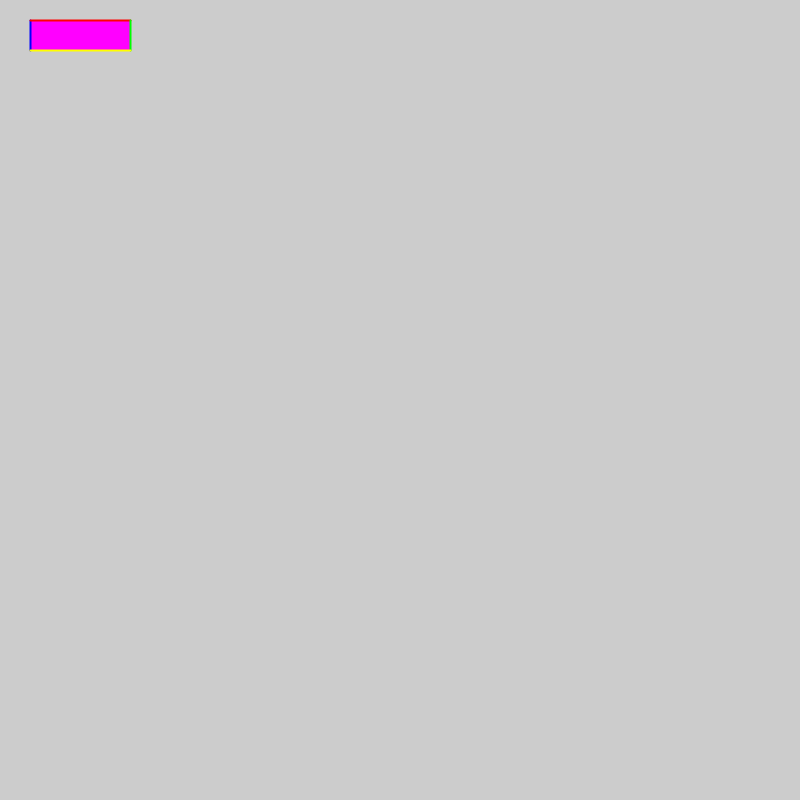
Frame 1 (no input)
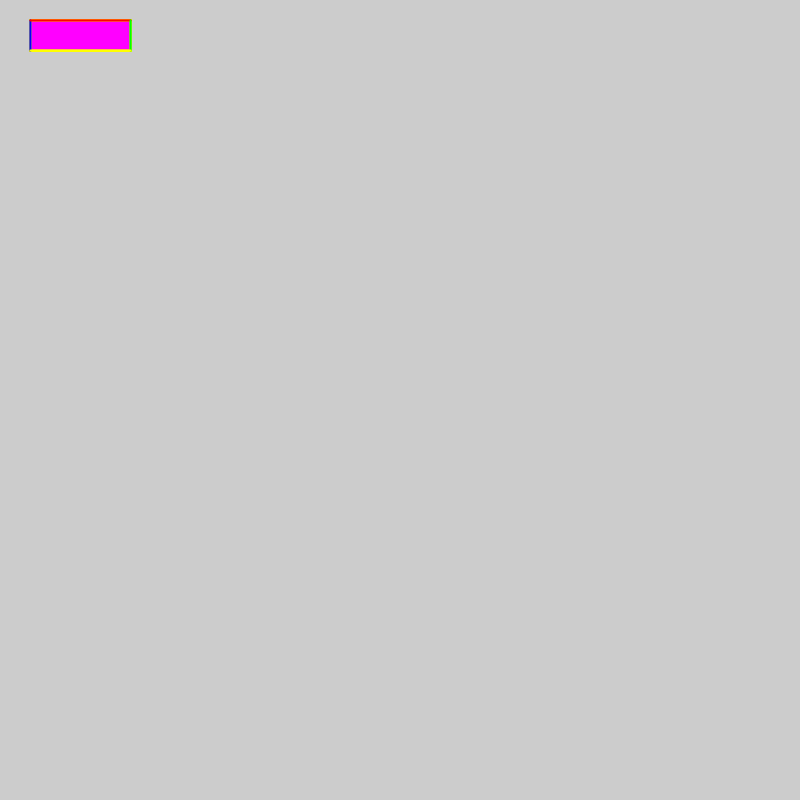
Frame 60 (the mouse pressed at the canvas centre just before this capture)
Frame 120 (the mouse held since frame 60 and released just before this capture): identical to frame 60, image omitted

The Processing sketch that drew these frames (run headless with seeded random() and noise(); from frame 60 on, the mouse is pressed at the canvas centre):

// Processing sketch: main
// ── main.pde

ComponentRect component;

void setup()
{
  size(800, 800);
  component = new ComponentRect(new PVector(30, 20), new PVector(100, 30));
}

void draw()
{
  component.render();
}

// ── ComponentRect.pde
public class ComponentRect
{
  PVector pos;
  PVector dim;
  
  color borderLeftColor;
  float borderLeftWeight;
  
  color borderTopColor;
  float borderTopWeight;
  
  color borderRightColor;
  float borderRightWeight;
  
  color borderBottomColor;
  float borderBottomWeight;
  
  color fillColor;
  
  public ComponentRect(PVector pos, PVector dim)
  {
    this.pos = pos;
    this.dim = dim;
    borderLeftColor = color(0, 0, 255, 255);
    borderTopColor = color(255, 0, 0, 255);
    borderRightColor = color(0, 255, 0, 255);
    borderBottomColor = color(255, 255, 0, 255);
    
    borderLeftWeight = 2;
    borderTopWeight = 2;
    borderRightWeight = 2;
    borderBottomWeight = 2;
    
    fillColor = color(255, 0, 255, 255);
  }

  public void render()
  {
    fill(fillColor);
    rect(pos.x, pos.y, dim.x, dim.y);
    noStroke();
    
    stroke(borderLeftColor);
    strokeWeight(borderLeftWeight);
    line(pos.x, pos.y, pos.x, pos.y + dim.y);
    
    stroke(borderTopColor);
    strokeWeight(borderTopWeight);
    line(pos.x, pos.y, pos.x + dim.x, pos.y);
    
    stroke(borderRightColor);
    strokeWeight(borderRightWeight);
    line(pos.x + dim.x, pos.y, pos.x + dim.x, pos.y + dim.y);
    
    stroke(borderBottomColor);
    strokeWeight(borderBottomWeight);
    line(pos.x, pos.y + dim.y, pos.x + dim.x, pos.y + dim.y);
    
  }
}
